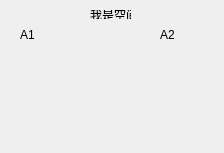
<?xml version="1.0" encoding="UTF-8"?>
<ui version="4.0">
 <class>formb</class>
 <widget class="QDialog" name="formb">
  <property name="geometry">
   <rect>
    <x>0</x>
    <y>0</y>
    <width>224</width>
    <height>153</height>
   </rect>
  </property>
  <property name="windowTitle">
   <string>Dialog</string>
  </property>
  <widget class="QDialogButtonBox" name="buttonBox">
   <property name="geometry">
    <rect>
     <x>30</x>
     <y>240</y>
     <width>341</width>
     <height>32</height>
    </rect>
   </property>
   <property name="orientation">
    <enum>Qt::Horizontal</enum>
   </property>
   <property name="standardButtons">
    <set>QDialogButtonBox::Cancel|QDialogButtonBox::Ok</set>
   </property>
  </widget>
  <widget class="QLabel" name="label">
   <property name="geometry">
    <rect>
     <x>90</x>
     <y>10</y>
     <width>41</width>
     <height>9</height>
    </rect>
   </property>
   <property name="text">
    <string>我是空间B</string>
   </property>
  </widget>
  <widget class="QLabel" name="label_2">
   <property name="geometry">
    <rect>
     <x>20</x>
     <y>30</y>
     <width>41</width>
     <height>9</height>
    </rect>
   </property>
   <property name="text">
    <string>A1</string>
   </property>
  </widget>
  <widget class="QLabel" name="label_3">
   <property name="geometry">
    <rect>
     <x>160</x>
     <y>30</y>
     <width>41</width>
     <height>9</height>
    </rect>
   </property>
   <property name="text">
    <string>A2</string>
   </property>
  </widget>
  <widget class="FORMA" name="widget" native="true">
   <property name="geometry">
    <rect>
     <x>20</x>
     <y>50</y>
     <width>71</width>
     <height>71</height>
    </rect>
   </property>
  </widget>
  <widget class="FORMA" name="widget_2" native="true">
   <property name="geometry">
    <rect>
     <x>110</x>
     <y>50</y>
     <width>101</width>
     <height>71</height>
    </rect>
   </property>
  </widget>
 </widget>
 <customwidgets>
  <customwidget>
   <class>FORMA</class>
   <extends>QWidget</extends>
   <header location="global">forma.h</header>
   <container>1</container>
  </customwidget>
 </customwidgets>
 <resources/>
 <connections>
  <connection>
   <sender>buttonBox</sender>
   <signal>accepted()</signal>
   <receiver>formb</receiver>
   <slot>accept()</slot>
   <hints>
    <hint type="sourcelabel">
     <x>248</x>
     <y>254</y>
    </hint>
    <hint type="destinationlabel">
     <x>157</x>
     <y>274</y>
    </hint>
   </hints>
  </connection>
  <connection>
   <sender>buttonBox</sender>
   <signal>rejected()</signal>
   <receiver>formb</receiver>
   <slot>reject()</slot>
   <hints>
    <hint type="sourcelabel">
     <x>316</x>
     <y>260</y>
    </hint>
    <hint type="destinationlabel">
     <x>286</x>
     <y>274</y>
    </hint>
   </hints>
  </connection>
 </connections>
</ui>
